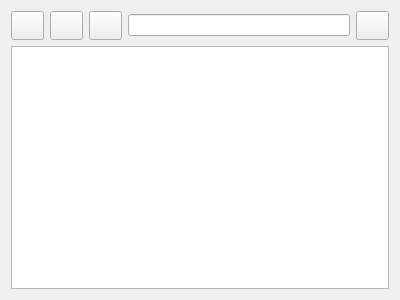
<?xml version="1.0" encoding="UTF-8"?>
<ui version="4.0">
 <class>PlaylistControls</class>
 <widget class="QWidget" name="PlaylistControls">
  <property name="geometry">
   <rect>
    <x>0</x>
    <y>0</y>
    <width>400</width>
    <height>300</height>
   </rect>
  </property>
  <property name="windowTitle">
   <string>Form</string>
  </property>
  <layout class="QHBoxLayout" name="horizontalLayout">
   <item>
    <layout class="QVBoxLayout" name="playlist_controls_layout">
     <item>
      <layout class="QHBoxLayout" name="playlist_controls_button_layout">
       <item>
        <widget class="QPushButton" name="playlist_controls_new">
         <property name="minimumSize">
          <size>
           <width>33</width>
           <height>29</height>
          </size>
         </property>
         <property name="maximumSize">
          <size>
           <width>33</width>
           <height>29</height>
          </size>
         </property>
         <property name="text">
          <string/>
         </property>
         <property name="icon">
          <iconset resource="icons/icons.qrc">
           <normaloff>:/playlist/new.png</normaloff>:/playlist/new.png</iconset>
         </property>
        </widget>
       </item>
       <item>
        <widget class="QPushButton" name="playlist_controls_load">
         <property name="minimumSize">
          <size>
           <width>33</width>
           <height>29</height>
          </size>
         </property>
         <property name="maximumSize">
          <size>
           <width>33</width>
           <height>29</height>
          </size>
         </property>
         <property name="text">
          <string/>
         </property>
         <property name="icon">
          <iconset resource="icons/icons.qrc">
           <normaloff>:/playlist/open.png</normaloff>:/playlist/open.png</iconset>
         </property>
        </widget>
       </item>
       <item>
        <widget class="QPushButton" name="playlist_controls_save">
         <property name="minimumSize">
          <size>
           <width>33</width>
           <height>29</height>
          </size>
         </property>
         <property name="maximumSize">
          <size>
           <width>33</width>
           <height>29</height>
          </size>
         </property>
         <property name="text">
          <string/>
         </property>
         <property name="icon">
          <iconset resource="icons/icons.qrc">
           <normaloff>:/playlist/save.png</normaloff>:/playlist/save.png</iconset>
         </property>
        </widget>
       </item>
       <item>
        <widget class="QLineEdit" name="playlist_controls_search_input"/>
       </item>
       <item>
        <widget class="QPushButton" name="playlist_controls_search">
         <property name="minimumSize">
          <size>
           <width>33</width>
           <height>29</height>
          </size>
         </property>
         <property name="maximumSize">
          <size>
           <width>33</width>
           <height>29</height>
          </size>
         </property>
         <property name="text">
          <string/>
         </property>
         <property name="icon">
          <iconset resource="icons/icons.qrc">
           <normaloff>:/utility/search.png</normaloff>:/utility/search.png</iconset>
         </property>
        </widget>
       </item>
      </layout>
     </item>
     <item>
      <widget class="QTableView" name="playlist_controls_list">
       <property name="acceptDrops">
        <bool>true</bool>
       </property>
       <property name="editTriggers">
        <set>QAbstractItemView::NoEditTriggers</set>
       </property>
       <property name="dragEnabled">
        <bool>true</bool>
       </property>
       <property name="dragDropMode">
        <enum>QAbstractItemView::InternalMove</enum>
       </property>
       <property name="selectionBehavior">
        <enum>QAbstractItemView::SelectRows</enum>
       </property>
      </widget>
     </item>
    </layout>
   </item>
  </layout>
 </widget>
 <resources>
  <include location="icons/icons.qrc"/>
 </resources>
 <connections/>
</ui>
